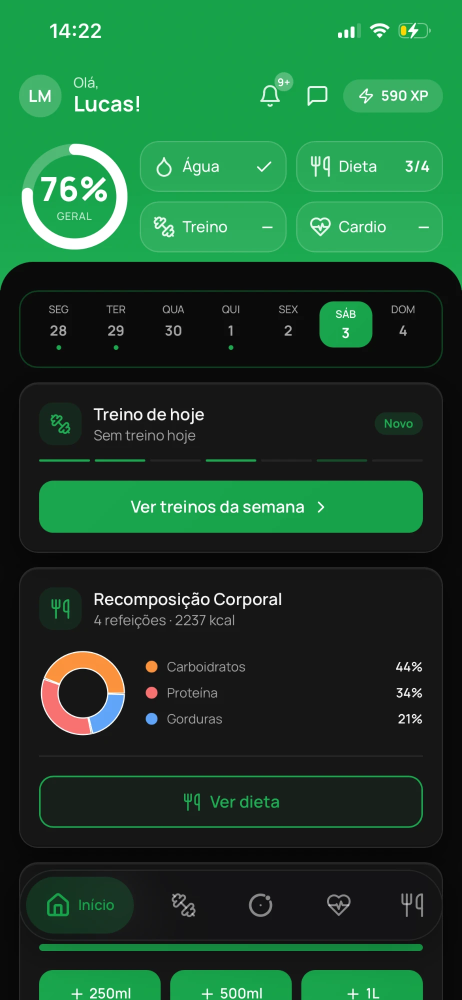
#> input picture landing-page/screenshots/2026-10/src/inicio.webp, 924 x 2000 px (shown at 1/2 size)
$ python crop.py
#> lines starting #> are read from the running program, lines starting #| are printed output that depends on the picture
"""Recorta os prints do app do aluno (2026-10-03) na proporção exata de cada
mockup da landing page. Fontes: prints originais (924x2000) em ./src/.

Mockups (style.css):
  - .iphone-frame (celular central do hero): 230x490 / 245x490 / 265x524 /
    295x566 conforme a largura -> recorte na razão mais alta (0,5) e o CSS
    usa object-fit:cover + object-position:top pra preencher qualquer uma.
  - .hero-phone-left/right img (laterais do hero): largura fixa, altura
    livre -> mesma razão do frame central no desktop (295/566 = 0,521).
  - .app-aluno__phone (janela do carrossel): 300x505 fixo -> razão 0,594.

Rodar: python crop.py  (gera os .jpg nesta pasta)
"""
from PIL import Image
import os

HERE = os.path.dirname(os.path.abspath(__file__))
SRC = os.path.join(HERE, "src")

CENTER_RATIO = 0.5          # 245/490 (o mais alto entre os breakpoints)
SIDE_RATIO = 295 / 566      # frame central no desktop
CAROUSEL_RATIO = 300 / 505  # janela do carrossel

# (arquivo fonte, arquivo de saída, razão largura/altura, y inicial no original)
JOBS = [
    ("inicio.webp",          "hero-centro-inicio.jpg",           CENTER_RATIO,   0),
    ("treinos.webp",         "hero-esquerda-treinos.jpg",        SIDE_RATIO,     200),
    ("dieta-lanche.webp",    "hero-direita-dieta.jpg",           SIDE_RATIO,     130),
    ("inicio.webp",          "carrossel-1-inicio.jpg",           CAROUSEL_RATIO, 120),
    ("exercicio-video.webp", "carrossel-2-treino-video.jpg",     CAROUSEL_RATIO, 110),
    ("dieta-substituicao.webp", "carrossel-3-dieta.jpg",         CAROUSEL_RATIO, 110),
    ("cardio.webp",          "carrossel-4-cardio.jpg",           CAROUSEL_RATIO, 110),
    ("exercicio-grafico.webp", "carrossel-5-evolucao-carga.jpg", CAROUSEL_RATIO, 345),
]

for src, out, ratio, y0 in JOBS:
    img = Image.open(os.path.join(SRC, src)).convert("RGB")
#> img is the input picture: PIL image 924x2000 RGB; mean R, G, B 29, 74.3, 45.2
    w, h = img.size
#> w = 924; h = 2000
    ch = round(w / ratio)
#> ch = 1848
    if y0 + ch > h:
        raise SystemExit(f"{src}: recorte {y0}+{ch} passa da altura {h}")
    img.crop((0, y0, w, y0 + ch)).save(os.path.join(HERE, out), "JPEG", quality=86, optimize=True, progressive=True)
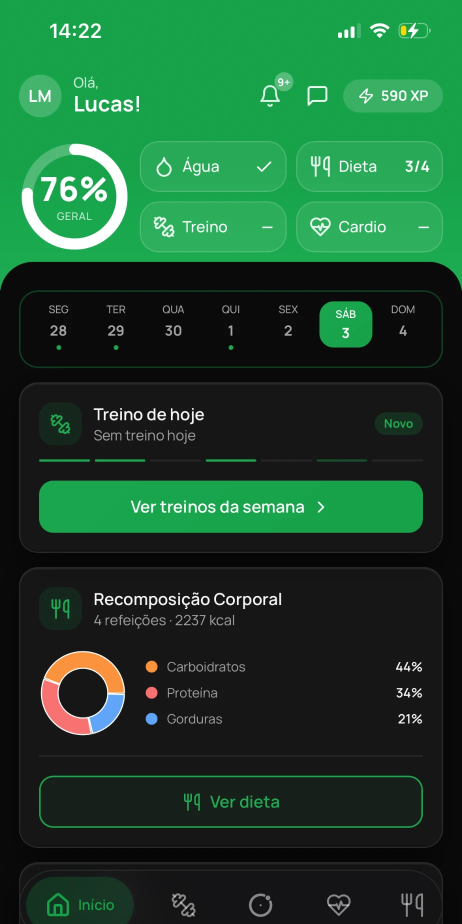
#> saved as hero-centro-inicio.jpg: PIL image 924x1848 RGB (shown at 1/2 size); mean R, G, B 29.5, 74.3, 45.4
    print(f"{out}: {w}x{ch} (y {y0}-{y0 + ch}), {os.path.getsize(os.path.join(HERE, out)) // 1024} KB")
#| hero-centro-inicio.jpg: 924x1848 (y 0-1848), 121 KB
#> pass 2 of the loop `for src, out, ratio, y0 in JOBS:`:
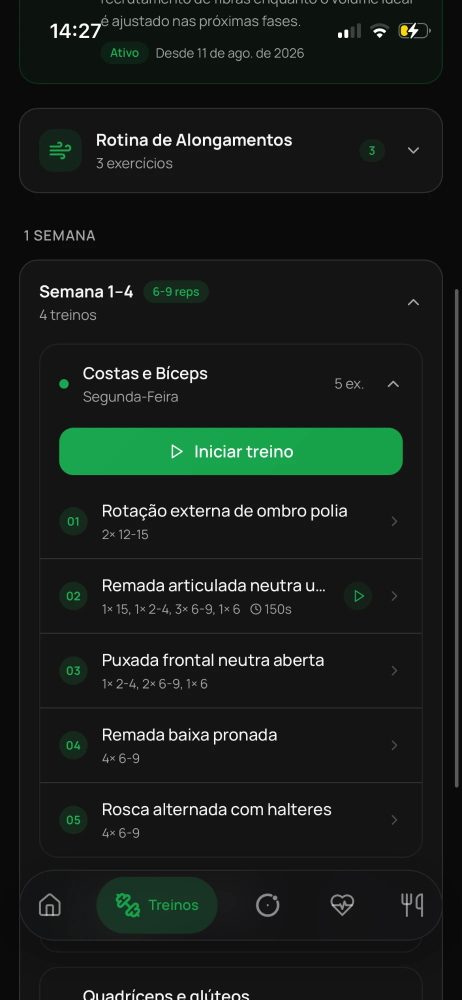
#> input picture landing-page/screenshots/2026-10/src/treinos.webp, 924 x 2000 px (shown at 1/2 size)
#> img is the input picture: PIL image 924x2000 RGB; mean R, G, B 23.4, 29.7, 25.7
#> `img.crop((0, y0, w, y0 + ch)).save(os.path.join(HERE, out), "JPEG", qu..`:
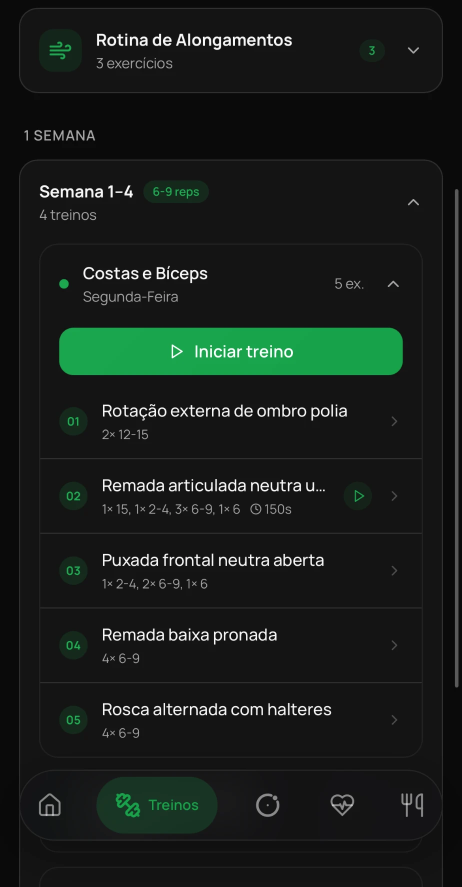
#> saved as hero-esquerda-treinos.jpg: PIL image 924x1773 RGB (shown at 1/2 size); mean R, G, B 23.7, 30.2, 26.2
#| hero-esquerda-treinos.jpg: 924x1773 (y 200-1973), 107 KB
#> pass 3 of the loop `for src, out, ratio, y0 in JOBS:`:
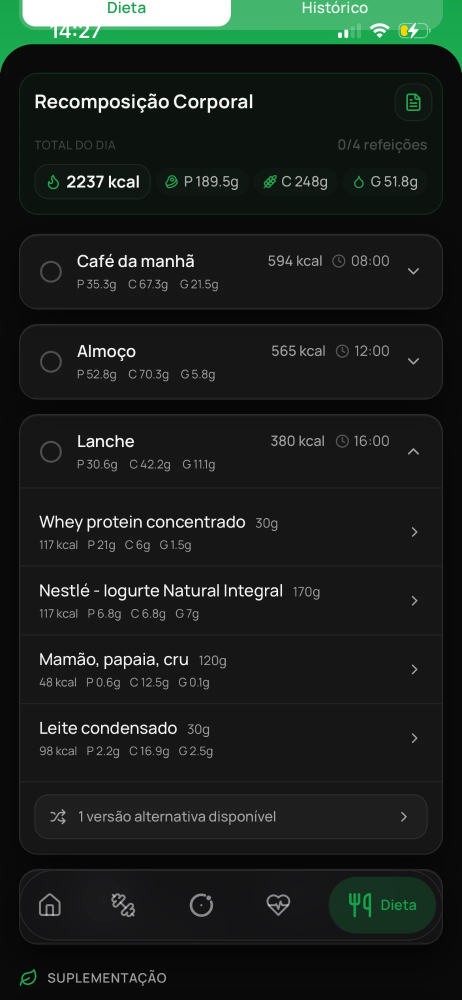
#> input picture landing-page/screenshots/2026-10/src/dieta-lanche.webp, 924 x 2000 px (shown at 1/2 size)
#> img is the input picture: PIL image 924x2000 RGB; mean R, G, B 26.8, 32.5, 28.8
#> `img.crop((0, y0, w, y0 + ch)).save(os.path.join(HERE, out), "JPEG", qu..`:
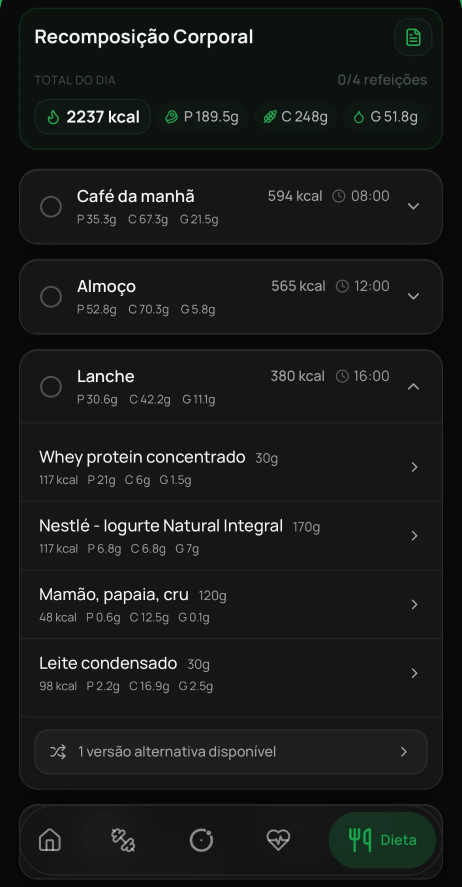
#> saved as hero-direita-dieta.jpg: PIL image 924x1773 RGB (shown at 1/2 size); mean R, G, B 24, 25.7, 24.6
#| hero-direita-dieta.jpg: 924x1773 (y 130-1903), 117 KB
#> (the run stopped early here; a loop or call above may not have finished)
